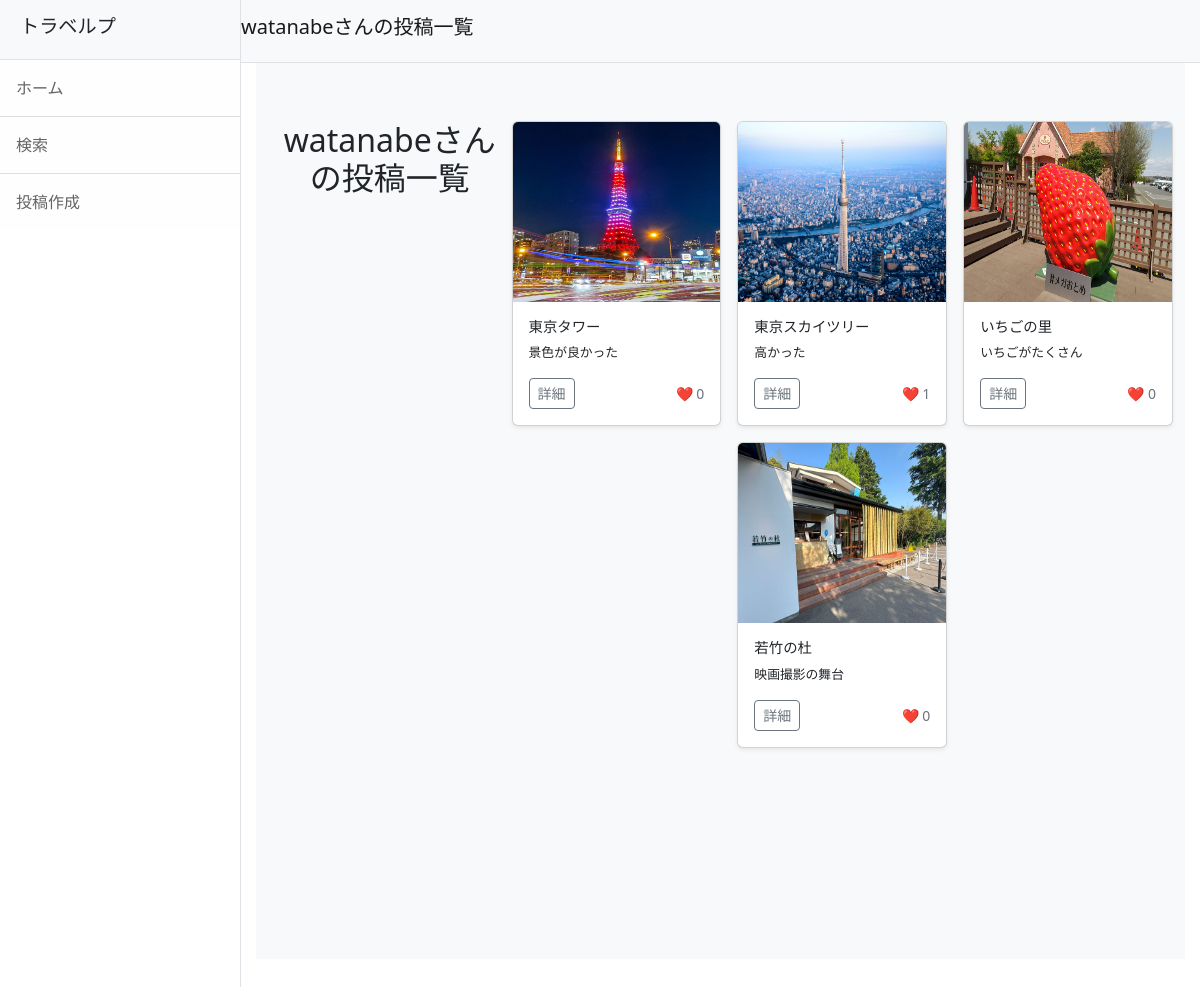
The app's page /user/3/posts/ with its own data.
### accounts/models.py (models this page shows, shortened)
class CustomUser(AbstractUser):
    pass
    nickname = models.CharField(max_length=150, blank=True, null=True)
    profile_image = models.ImageField(upload_to='profile_images/', null=True, blank=True)
    profile_description = models.TextField(null=True, blank=True)

### travelp/models.py (models this page shows, shortened)
class Post(models.Model):
    user = models.ForeignKey(CustomUser, on_delete=models.SET_NULL, null=True, blank=True)
    title = models.CharField(max_length=200)
    comment = models.TextField()
    created_at = models.DateTimeField(auto_now_add=True)
    caption = models.TextField(verbose_name='場所', blank=True)
    fundraising = models.BooleanField(default=False)
    latitude = models.DecimalField(max_digits=15, decimal_places=11, null=True, blank=True)  # 緯度
    longitude = models.DecimalField(max_digits=15, decimal_places=11, null=True, blank=True)  # 経度
    def like_count(self):
        return self.likes.count()  # 投稿に対する「いいね」の数を返す

class PostImage(models.Model):
    post = models.ForeignKey(Post, related_name='images', on_delete=models.CASCADE)
    image = models.ImageField(upload_to='photos')

### travelp/views.py (the view)
# urls.py: path('user/<int:user_id>/posts/', views.user_posts, name='user_posts'),
def user_posts(request, user_id):
    user = get_object_or_404(CustomUser, id=user_id)  # ユーザーを取得
    posts = Post.objects.filter(user=user)  # そのユーザーの投稿を取得
    return render(request, 'user_posts.html', {'user': user, 'posts': posts})

### travelp/templates/user_posts.html (shortened to what this page needs)
{% extends 'base.html' %}
{% load static %}
{% block header %}{{ user.username }}さんの投稿一覧{% endblock %}
{% block content %}
<section class="album py-5 bg-light">
  <div class="container">
    <h2 class="text-center mb-4">{{ user.username }}さんの投稿一覧</h2>
    <div class="row g-3 justify-content-center">
      {% for post in posts %}
        <div class="col-sm-6 col-md-4 d-flex" style="max-width: 350px;">
          <div class="card shadow-sm w-100" style="min-height: 250px;">
            {% if post.images.exists %}
              <img src="{{ post.images.first.image.url }}" class="bd-placeholder-img card-img-top" width="100%" height="180" alt="投稿画像">
            {% else %}
              <img src="{% static 'default-thumbnail.jpg' %}" class="bd-placeholder-img card-img-top" width="100%" height="180" alt="デフォルト画像">
            {% endif %}
            <div class="card-body d-flex flex-column">
              <h5 class="card-title" style="font-size: 0.9rem;">{{ post.title|slice:":10" }}{% if post.title|length > 10 %}...{% endif %}</h5>
              <p class="card-text flex-grow-1" style="font-size: 0.8rem;">{{ post.comment|slice:":10" }}{% if post.comment|length > 10 %}...{% endif %}</p>
              <div class="d-flex justify-content-between align-items-center">
                <a href="{% url 'travelp:post_detail' post.pk %}" class="btn btn-sm btn-outline-secondary">詳細</a>
                <small class="text-muted">❤️ {{ post.like_count }}</small>
              </div>
            </div>
          </div>
        </div>
      {% empty %}
        <div class="col-12 text-center">
          <p>投稿はまだありません。</p>
        </div>
      {% endfor %}
    </div>
  </div>
</section>
{% endblock %}

### records on screen
CustomUser: username "watanabe"
Post: images.first.image (picture), title "東京タワー", comment "景色が良かった", like_count "0"
Post: images.first.image (picture), title "東京スカイツリー", comment "高かった", like_count "1"
Post: images.first.image (picture), title "いちごの里", comment "いちごがたくさん", like_count "0"
Post: images.first.image (picture), title "若竹の杜", comment "映画撮影の舞台", like_count "0"
